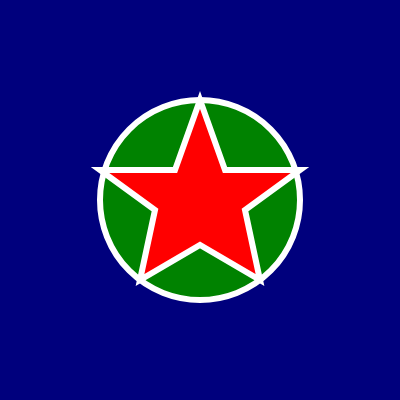
Frame 1 (no input)
Frame 60 (no input): identical to frame 1, image omitted
Frame 120 (the mouse pressed at the canvas centre since frame 60): identical to frame 1, image omitted

The p5.js sketch that drew this single still picture (run headless with seeded random() and noise() and a simulated clock; from frame 60 on, the mouse is pressed at the canvas centre):

// p5.js sketch
// ── sketch.js
function setup() {
  createCanvas(400, 400);
}

function draw() {
 
  background(0,0,125);
  stroke(255, 255, 255);
  strokeWeight(6);
  
  fill(0, 130, 0);

  circle(200, 200, 200)
  
  fill(255, 0, 0);
  
  beginShape();
    vertex(200, 100);
    vertex(225, 170);
    vertex(300, 170);
    vertex(245, 210)
    vertex(260, 280)
    vertex(200, 245);
    vertex(140, 280);
    vertex(155, 210)
    vertex(100, 170);
    vertex(175, 170);
  endShape(CLOSE);
}
